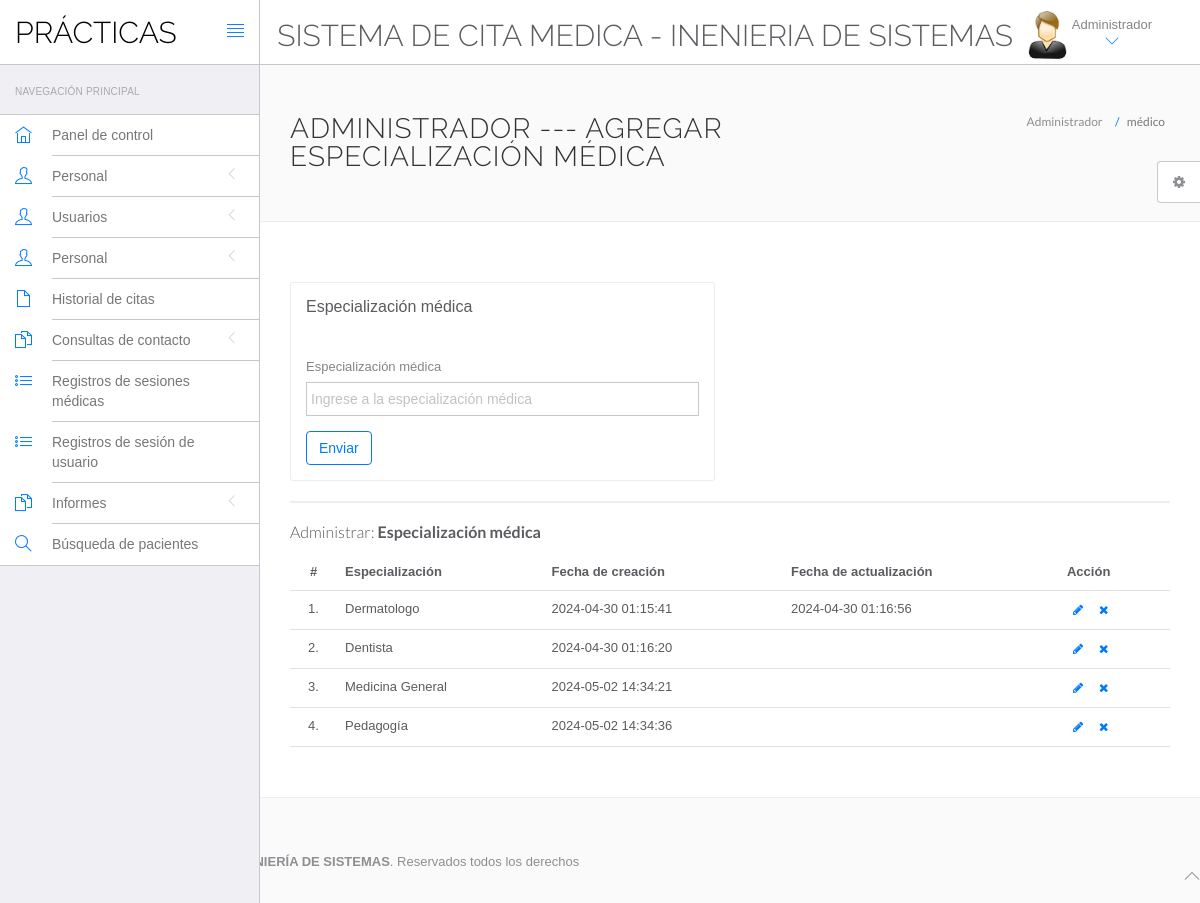
/ppp/admin/doctor-specilization.php (signed in), run on the app's committed database.
### tables this page shows
CREATE TABLE `doctorspecilization` (
  `id` int(11) NOT NULL,
  `specilization` varchar(255) DEFAULT NULL,
  `creationDate` timestamp NULL DEFAULT current_timestamp(),
  `updationDate` timestamp NULL DEFAULT NULL ON UPDATE current_timestamp()
);

### ppp/admin/doctor-specilization.php (the view, shortened to what this page needs)
<?php
include('include/config.php');
?>
<!DOCTYPE html>
<html lang="en">
	<head>
		<link rel="stylesheet" href="vendor/bootstrap/css/bootstrap.min.css">
		<link rel="stylesheet" href="vendor/fontawesome/css/font-awesome.min.css">
		<link rel="stylesheet" href="vendor/themify-icons/themify-icons.min.css">
		<link href="vendor/animate.css/animate.min.css" rel="stylesheet" media="screen">
		<link href="vendor/perfect-scrollbar/perfect-scrollbar.min.css" rel="stylesheet" media="screen">
		<link href="vendor/switchery/switchery.min.css" rel="stylesheet" media="screen">
		<link href="vendor/bootstrap-touchspin/jquery.bootstrap-touchspin.min.css" rel="stylesheet" media="screen">
		<link href="vendor/select2/select2.min.css" rel="stylesheet" media="screen">
		<link href="vendor/bootstrap-datepicker/bootstrap-datepicker3.standalone.min.css" rel="stylesheet" media="screen">
		<link href="vendor/bootstrap-timepicker/bootstrap-timepicker.min.css" rel="stylesheet" media="screen">
		<link rel="stylesheet" href="assets/css/styles.css">
		<link rel="stylesheet" href="assets/css/plugins.css">
		<link rel="stylesheet" href="assets/css/themes/theme-1.css" id="skin_color" />
	</head>
	<body>
		<div id="app">
<?php include('include/sidebar.php');?>
			<div class="app-content">
						<?php include('include/header.php');?>
				<div class="main-content" >
					<div class="wrap-content container" id="container">
						<section id="page-title">
							<div class="row">
								<div class="col-sm-8">
									<h1 class="mainTitle">Administrador --- Agregar especialización médica</h1>
																	</div>
								<ol class="breadcrumb">
									<li>
										<span>Administrador</span>
									</li>
									<li class="active">
										<span>médico</span>
									</li>
								</ol>
							</div>
						</section>
						<div class="container-fluid container-fullw bg-white">
							<div class="row">
								<div class="col-md-12">
									<div class="row margin-top-30">
										<div class="col-lg-6 col-md-12">
											<div class="panel panel-white">
												<div class="panel-heading">
													<h5 class="panel-title">Especialización médica</h5>
												</div>
												<div class="panel-body">
													<form role="form" name="dcotorspcl" method="post" >
														<div class="form-group">
															<label for="exampleInputEmail1">
																Especialización médica
															</label>
							<input type="text" name="doctorspecilization" class="form-control"  placeholder="Ingrese a la especialización médica">
														</div>
														<button type="submit" name="submit" class="btn btn-o btn-primary">
															Enviar
														</button>
													</form>
												</div>
											</div>
										</div>
											</div>
										</div>
									<div class="col-lg-12 col-md-12">
											<div class="panel panel-white">
											</div>
										</div>
									</div>
									<div class="row">
								<div class="col-md-12">
									<h5 class="over-title margin-bottom-15">Administrar:      <span class="text-bold"> Especialización médica</span></h5>
									<table class="table table-hover" id="sample-table-1">
										<thead>
											<tr>
												<th class="center">#</th>
												<th>Especialización</th>
												<th class="hidden-xs">Fecha de creación</th>
												<th>Fecha de actualización</th>
												<th>Acción</th>
											</tr>
										</thead>
										<tbody>
<?php
$sql=mysqli_query($con,"select * from doctorSpecilization");
$cnt=1;
while($row=mysqli_fetch_array($sql))
{
?>
											<tr>
												<td class="center"><?php echo $cnt;?>.</td>
												<td class="hidden-xs"><?php echo $row['specilization'];?></td>
												<td><?php echo $row['creationDate'];?></td>
												<td><?php echo $row['updationDate'];?>
												</td>
												<td >
												<div class="visible-md visible-lg hidden-sm hidden-xs">
							<a href="edit-doctor-specialization.php?id=<?php echo $row['id'];?>" class="btn btn-transparent btn-xs" tooltip-placement="top" tooltip="Edit"><i class="fa fa-pencil"></i></a>
	<a href="doctor-specilization.php?id=<?php echo $row['id']?>&del=delete" onClick="return confirm('Are you sure you want to delete?')"class="btn btn-transparent btn-xs tooltips" tooltip-placement="top" tooltip="Remove"><i class="fa fa-times fa fa-white"></i></a>
												</div>
												</td>
											</tr>
											<?php
$cnt=$cnt+1;
											 }?>
										</tbody>
									</table>
								</div>
							</div>
								</div>
							</div>
						</div>
					</div>
				</div>
	<?php include('include/footer.php');?>
	<?php include('include/setting.php');?>
	</body>
</html>

### ppp/admin/assets/css/themes/theme-1.css (style rules this page uses)
body { background: #FAFAFA; }

### data on the page
doctorspecilization: specilization "Dermatologo", creationDate "2024-04-30 01:15:41", updationDate "2024-04-30 01:16:56"
doctorspecilization: specilization "Dentista", creationDate "2024-04-30 01:16:20"
doctorspecilization: specilization "Medicina General", creationDate "2024-05-02 14:34:21"
doctorspecilization: specilization "Pedagogía", creationDate "2024-05-02 14:34:36"
